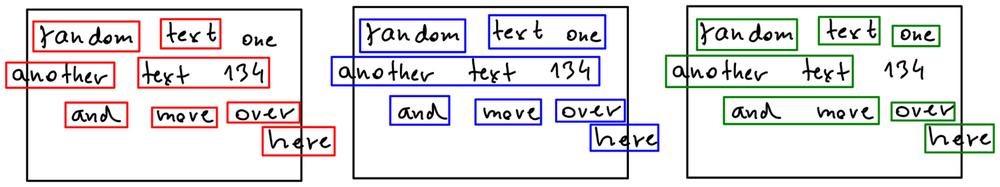
#> input picture paper/binning.png, 1000 x 187 px, shrunk from 2170 x 405 before the run
$ python -i autodect.py   (imports and definitions only)
#> lines starting #> are read from the running program, lines starting #| are printed output that depends on the picture; after the words box and inside, x2 and y2 are one past the last pixel; in counts of white or black regions, pixels touching at a corner belong together
#> further down, picture is the input picture: shape (187, 1000, 3); mean B, G, R 226.9, 224, 226.5
import cv2
from PIL import Image
import io
from skimage import filters, measure, morphology
from skimage.filters import threshold_triangle
from skimage.color import rgb2gray

from ..services.google_vision import GoogleVision


def extract_framebox(image):
    """
    Detect the main framebox of the template.
    Used to avoid rectangle detection outside this area.

    Args:
        image (Image): given image

    Returns:
        list: coordinates of the framebox
    """
    gray = cv2.cvtColor(image, cv2.COLOR_BGR2GRAY)
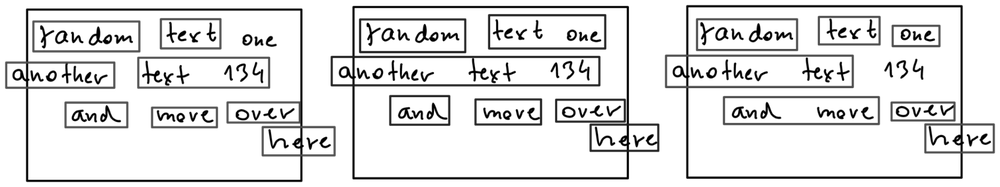
#> gray: shape (187, 1000); min 0, max 255, mean 225.1
    blur = cv2.GaussianBlur(gray, (9, 9), 0)
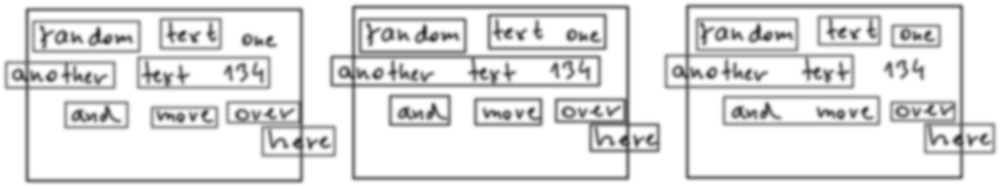
#> blur: shape (187, 1000); min 53, max 255, mean 225.1
    thresh = cv2.threshold(blur, 0, 255, cv2.THRESH_BINARY_INV + cv2.THRESH_OTSU)[1]
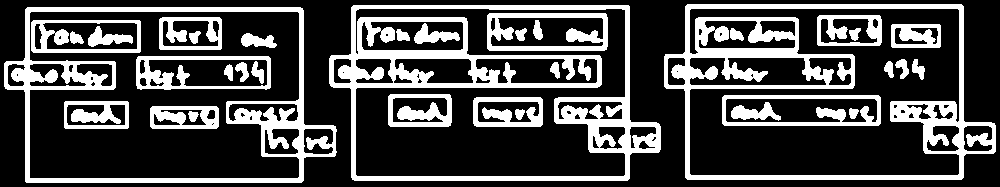
#> thresh: shape (187, 1000); 28% white; 35 white regions, largest, box (x1, y1, x2, y2) and area: (329, 5, 661, 181) 13138, (664, 4, 996, 180) 12037, (4, 7, 337, 183) 8646

    # Morph close
    kernel = cv2.getStructuringElement(cv2.MORPH_RECT, (5, 5))
    close = cv2.morphologyEx(thresh, cv2.MORPH_CLOSE, kernel, iterations=2)
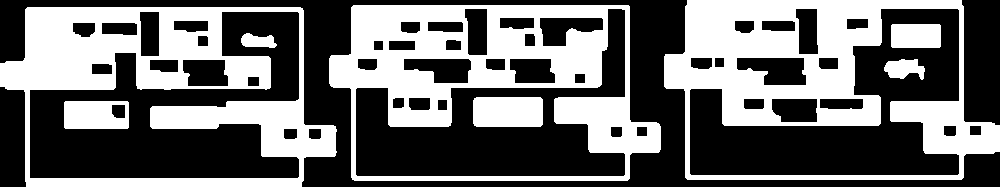
#> close: shape (187, 1000); 42% white; 8 white regions

    # Find contours
    contours = cv2.findContours(close, cv2.RETR_EXTERNAL, cv2.CHAIN_APPROX_SIMPLE)
#> contours = 3 contours; box (x1, y1, x2, y2) and area: (664, 0, 1000, 180) 51552, (0, 7, 337, 187) 51424, (329, 5, 661, 181) 50269
    contours = contours[0] if len(contours) == 2 else contours[1]

    coords = []
    for contour in contours:
        peri = cv2.arcLength(contour, True)
        approx = cv2.approxPolyDP(contour, 0.04 * peri, True)
        x, y, w, h = cv2.boundingRect(approx)

        if len(approx) == 4:
            coords.append([w * h, [x, y, w, h]])
#> this loop made 3 passes
#> (peri, approx, x, y, w, h) on passes 1 to 2: (1016.8, [[26, 186], [336, 152], [300, 7], [27, 7]], 26, 7, 311, 180), (996.8, [[354, 180], [660, 149], [628, 5], [353, 5]], 353, 5, 308, 176)
#> (peri, x, y, w, h) on pass 3: (1013.4, 664, 0, 336, 180)
#> after the loop, coords = [[55980, [26, 7, 311, 180]], [54208, [353, 5, 308, 176]]]
    return max(coords)[1]


# [62 lines left out: functions detect_rectangles, find_residuals, not called in this run]

>>> import cv2
>>> picture = cv2.imread('../../../../paper/binning.png')
>>> result = extract_framebox(picture)
#> result = [26, 7, 311, 180]
